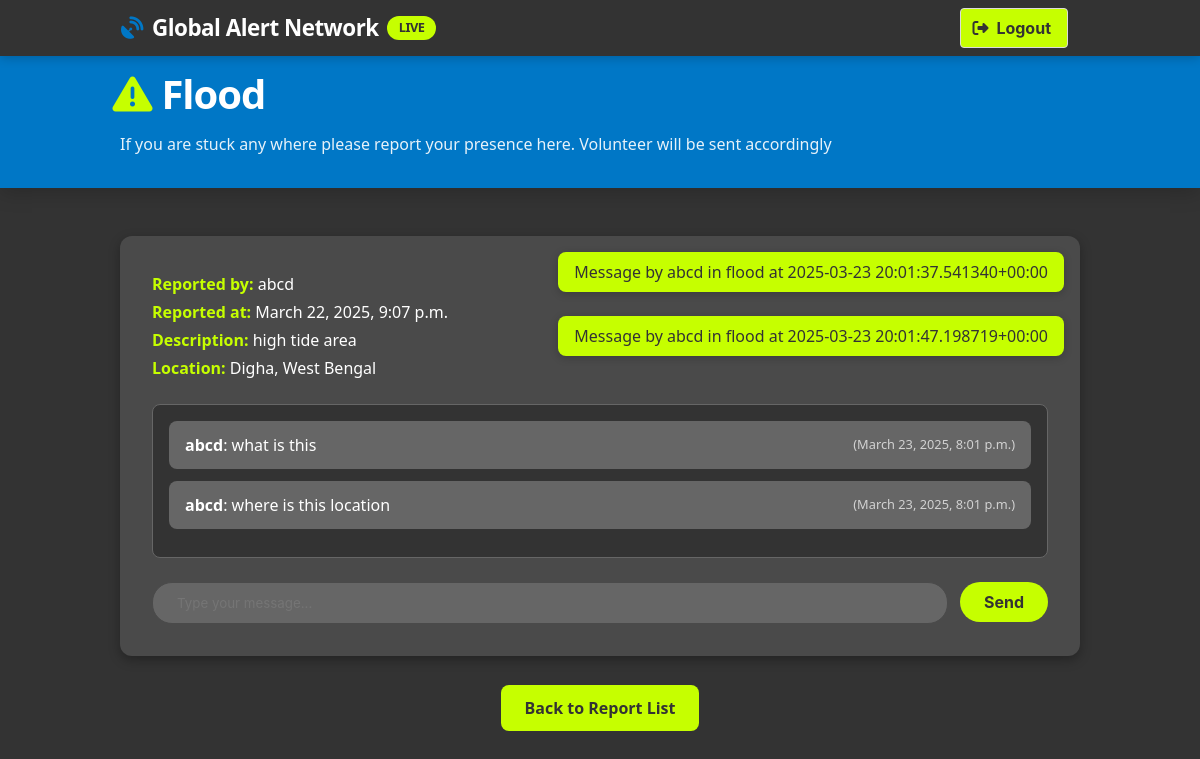
/community/disaster/3/ (signed in), run on the app's committed database.
### community/models.py (models this page shows, shortened)
class EmergencyReport(models.Model):
    DISASTER_TYPES = (
        ('flood', 'Flood'),
        ('wildfire', 'Wildfire'),
        ('storm', 'Storm'),
        ('earthquake', 'Earthquake'),
        ('volcanic_eruption', 'Volcanic Eruption'),
        ('drought', 'Drought'),
    )
    user = models.ForeignKey(User, on_delete=models.CASCADE)
    disaster_type = models.CharField(max_length=50, choices=DISASTER_TYPES)
    description = models.TextField()
    location = models.CharField(max_length=255, null=True, blank=True)  # Manually entered location
    latitude = models.FloatField(null=True, blank=True)  # Live location latitude
    longitude = models.FloatField(null=True, blank=True)  # Live location longitude
    reported_at = models.DateTimeField(default=timezone.now)
    is_active = models.BooleanField(default=True)

class ChatMessage(models.Model):
    report = models.ForeignKey(EmergencyReport, on_delete=models.CASCADE, related_name='messages')
    user = models.ForeignKey(User, on_delete=models.CASCADE)
    message = models.TextField()
    timestamp = models.DateTimeField(auto_now_add=True)
    def __str__(self):
        return f"Message by {self.user.username} in {self.report.disaster_type} at {self.timestamp}"

### community/views.py (the view, shortened to what this page needs)
# urls.py: path('disaster/<int:report_id>/', views.disaster_chat, name='disaster_chat'),
@login_required
def disaster_chat(request, report_id):
    report = get_object_or_404(EmergencyReport, id=report_id, is_active=True)
    messages = report.messages.all().order_by('timestamp')
    location_display = report.location if report.location else "Location not provided"
    return render(request, 'community/disaster_chat.html', {
        'report': report,
        'messages': messages,
        'location_display': location_display,
    })

### community/templates/community/disaster_chat.html (shortened to what this page needs)
<!DOCTYPE html>
<html lang="en">
<head>
  <link rel="stylesheet" href="https://cdnjs.cloudflare.com/ajax/libs/bulma/0.9.4/css/bulma.min.css">
  <link rel="stylesheet" href="https://cdnjs.cloudflare.com/ajax/libs/font-awesome/6.4.0/css/all.min.css">
 <nav class="navbar is-fixed-top" role="navigation" aria-label="main navigation">
  <div class="container">
    <div class="navbar-brand">
      <a class="navbar-item" href="#">
        <span class="icon mr-2" style="color: var(--blue);">
          <i class="fas fa-satellite-dish"></i>
        </span>
        Global Alert Network
        <span class="alert-badge">LIVE</span>
      </a>
    </div>
    <div class="navbar-end">
      <div class="navbar-item">
        <form method="POST" action="{% url 'logout' %}">
          <button class="button is-lime" type="submit">
            <span class="icon"><i class="fas fa-sign-out-alt"></i></span>
            <span>Logout</span>
          </button>
        </form>
      </div>
    </div>
  </div>
</nav>
<section class="dashboard-header">
  <div class="container">
    <h1 class="dashboard-title">
      <span class="icon mr-2" style="color: var(--lime);">
        <i class="fas fa-exclamation-triangle"></i>
      </span>
      {{ report.disaster_type|title }}
    </h1>
    <p class="dashboard-subtitle">If you are stuck any where please report your presence here. Volunteer will be sent accordingly</p>
  </div>
</section>
<section class="section" style="margin-top: -2rem;">
  <div class="container">
    <div style="position: absolute; top: 1rem; right: 1rem; z-index: 1000;">
      {% if messages %}
        {% for message in messages %}
          <div class="notification is-success" style="background-color: var(--lime); color: var(--dark); border-radius: 8px; padding: 0.5rem 1rem; box-shadow: 0 2px 8px rgba(0, 0, 0, 0.2);">
            {{ message }}
          </div>
        {% endfor %}
      {% endif %}
    </div>
    <div class="chat-section">
      <div class="chat-details">
        <p><strong>Reported by:</strong> {{ report.user.username }}</p>
        <p><strong>Reported at:</strong> {{ report.reported_at }}</p>
        <p><strong>Description:</strong> {{ report.description }}</p>
        <p><strong>Location:</strong> {{ location_display }}</p>
      </div>
      <div class="chat-container" id="chat-messages">
        {% for message in messages %}
          <div class="chat-message {% if message.user.profile.role == 'authority' %}authority-message{% endif %}" data-message-id="{{ message.id }}">
            <strong>{{ message.user.username }}</strong>: {{ message.message }} <small>({{ message.timestamp }})</small>
          </div>
        {% endfor %}
      </div>
      <div class="chat-input">
        <input type="text" id="chat-input" placeholder="Type your message..." aria-label="Type your message">
        <button class="button" id="send-button" onclick="sendMessage()">Send</button>
      </div>
    </div>
    <div style="text-align: center; margin-top: 40px;">
      <a href="{% url 'report_list' %}" class="back-button mt-4">Back to Report List</a>
    </div></div>
</section>

### community/templates/community/disaster_chat.html (style rules this page uses)
:root { --blue: #0077C6; --blue-dark: #005d9c; --blue-light: #3a99de; --dark: #333333; --dark-light: #4a4a4a; --dark-lighter: #666666; --lime: #C6FF00; --lime-dark: #a2cc00; --white: #ffffff; --gray-light: #e0e0e0; }
.navbar { background-color: var(--dark); box-shadow: 0 2px 10px rgba(0, 0, 0, 0.2); }
.navbar-brand .navbar-item { font-weight: 700; font-size: 1.4rem; color: var(--white); letter-spacing: -0.5px; }
.alert-badge { background-color: var(--lime); color: var(--dark); border-radius: 12px; padding: 2px 12px; font-size: 0.8rem; margin-left: 8px; font-weight: bold; animation: pulse 2s infinite; }
.dashboard-header { background: var(--blue); padding: 4rem 1.5rem 2rem; margin-bottom: 2rem; box-shadow: 0 4px 20px rgba(0, 0, 0, 0.2); }
.dashboard-title { color: white; font-weight: 800; letter-spacing: -1px; margin-bottom: 0.5rem; font-size: 2.5rem; }
.dashboard-subtitle { color: rgba(255, 255, 255, 0.9); font-weight: 400; max-width: 800px; }
.button.is-lime { background-color: var(--lime); color: var(--dark); font-weight: bold; }
.chat-section { background-color: var(--dark-light); padding: 2rem; border-radius: 12px; box-shadow: 0 4px 12px rgba(0, 0, 0, 0.3); }
.chat-details { margin-bottom: 1.5rem; }
.chat-details p { color: var(--white); margin: 0.25rem 0; }
.chat-details p strong { color: var(--lime); }
.chat-container { max-height: 500px; overflow-y: auto; background-color: var(--dark); padding: 1rem; border-radius: 8px; border: 1px solid var(--dark-lighter); margin-bottom: 1.5rem; }
.chat-message { background-color: var(--dark-lighter); padding: 0.75rem 1rem; border-radius: 8px; margin-bottom: 0.75rem; display: flex; align-items: center; animation: fadeIn 0.3s ease; }
.chat-message strong { color: var(--white); }
.chat-message small { margin-left: auto; color: var(--white); opacity: 0.7; font-size: 0.8rem; }
.chat-input { display: flex; gap: 0.75rem; }
.chat-input input { flex: 1; background-color: var(--dark-lighter); color: var(--white); border: 1px solid var(--dark-light); border-radius: 20px; padding: 0.75rem 1.5rem; transition: border-color 0.3s ease, box-shadow 0.3s ease; }
.chat-input .button { background-color: var(--lime); color: var(--dark); border: none; border-radius: 20px; padding: 0.75rem 1.5rem; font-weight: bold; transition: transform 0.3s ease, background-color 0.3s ease; }
.back-button { background-color: var(--lime); color: var(--dark); font-weight: bold; border: none; border-radius: 8px; padding: 0.75rem 1.5rem; transition: transform 0.3s ease, background-color 0.3s ease; }

### data on the page
EmergencyReport: disaster_type "Flood", user.username "abcd", reported_at "March 22, 2025, 9:07 p.m.", description "high tide area", location "Digha, West Bengal"
ChatMessage: user+report+timestamp "Message by abcd in flood at 2025-03-23 20:01:37.541340+00:00", user.username "abcd", message "what is this", timestamp "March 23, 2025, 8:01 p.m."
ChatMessage: user+report+timestamp "Message by abcd in flood at 2025-03-23 20:01:47.198719+00:00", user.username "abcd", message "where is this location", timestamp "March 23, 2025, 8:01 p.m."
